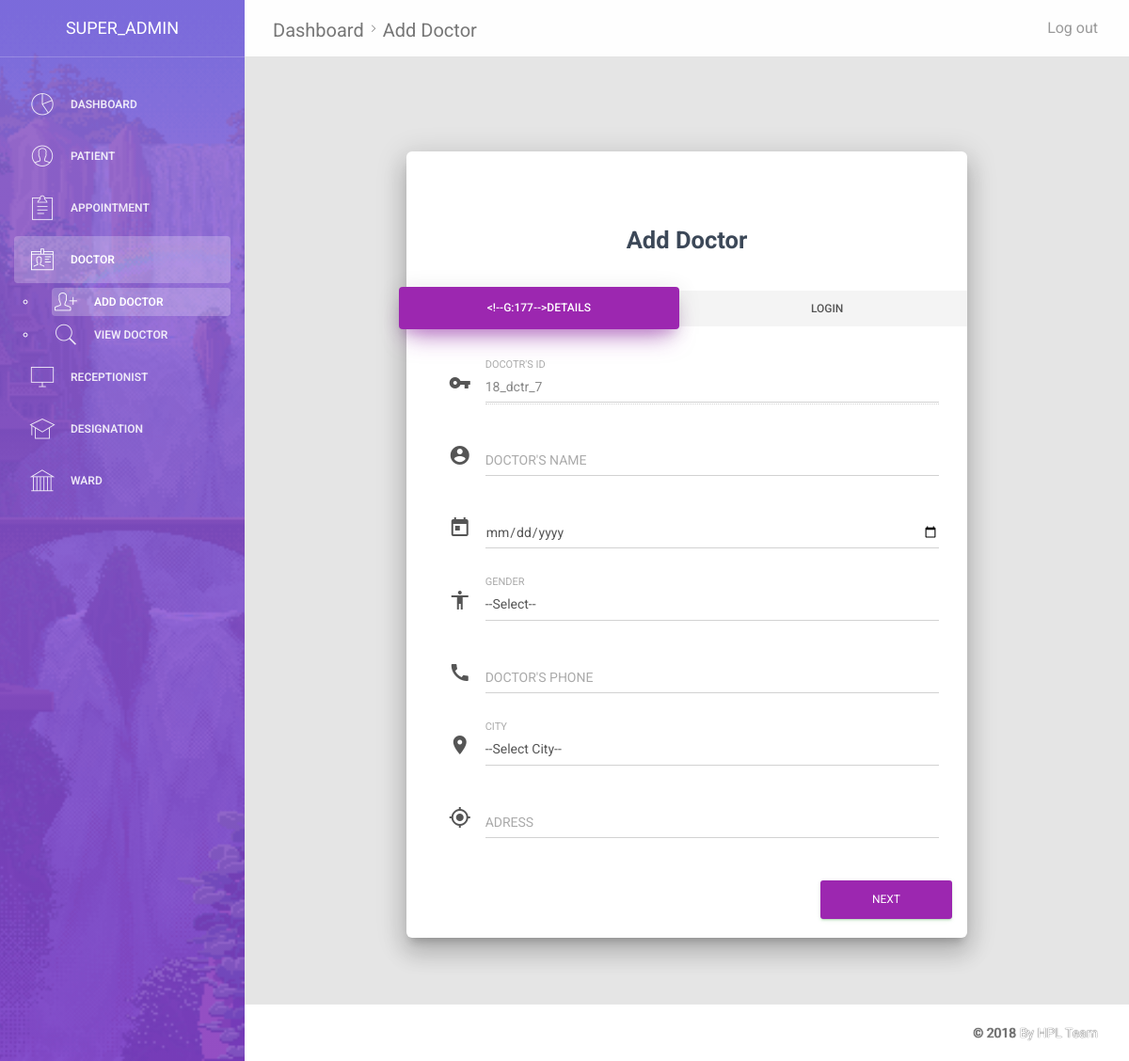
The page /add_doctor.php (signed in) on the database as committed earlier.
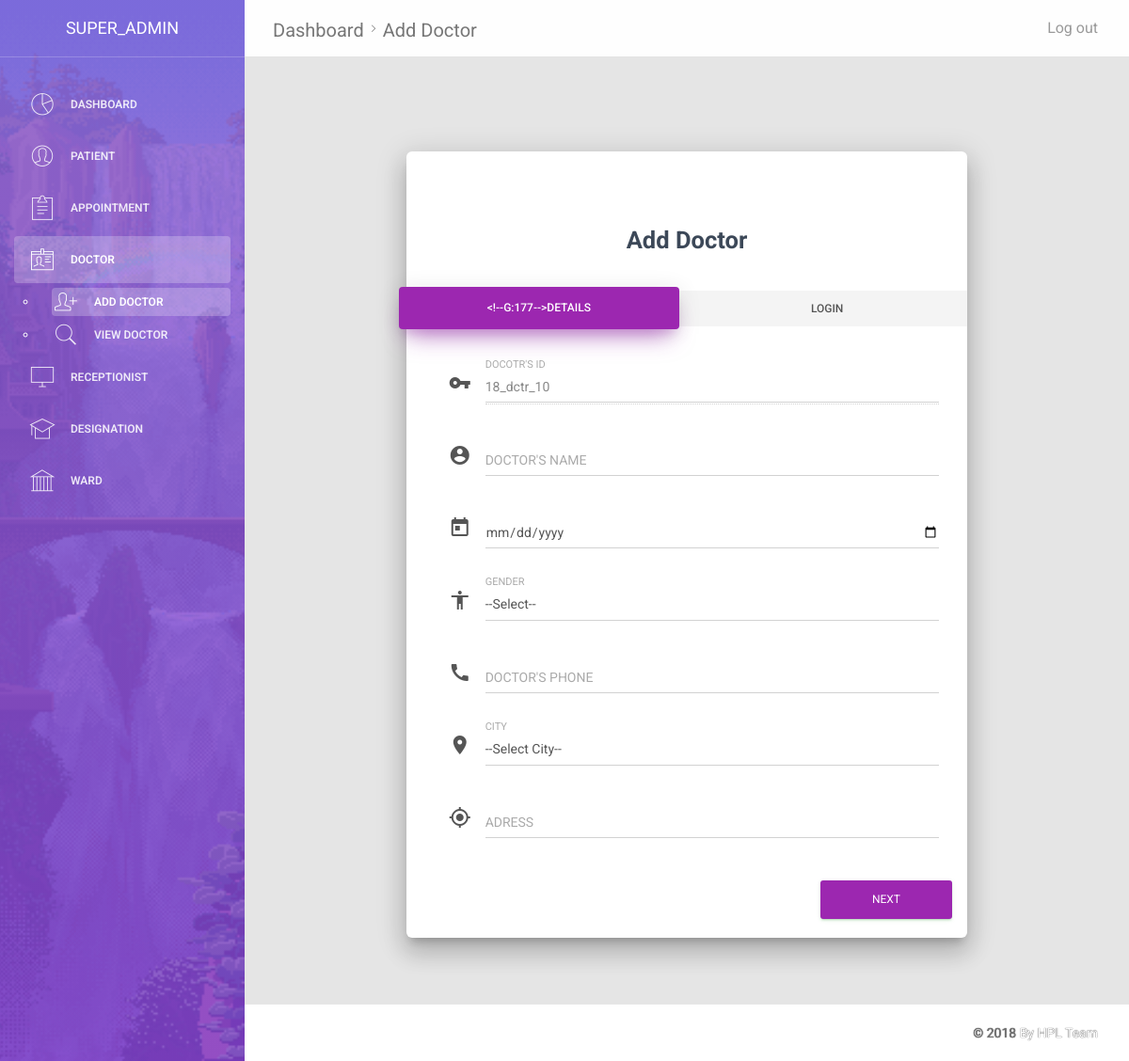
The same page on the database as committed later.
### tables this page shows
CREATE TABLE `doctor` (
  `doctor_id` varchar(15) NOT NULL,
  `doctor_name` varchar(30) NOT NULL,
  `doctor_dob` date NOT NULL,
  `doctor_gender` varchar(10) NOT NULL,
  `doctor_phone` varchar(15) NOT NULL,
  `doctor_city` varchar(20) NOT NULL,
  `doctor_address` varchar(100) NOT NULL,
  `doctor_designation` varchar(30) NOT NULL,
  `doctor_email` varchar(50) NOT NULL,
  `doctor_password` varchar(50) NOT NULL,
  `doj` timestamp(6) NOT NULL DEFAULT CURRENT_TIMESTAMP(6)
);

### assets/modules/global_module.php (called while the page is built, shortened)
<?php
function key_engine($for)
{
	include("assets/modules/db_config.php");
	if($for == "patient")
	{
		$key = $for."_id";
		$sql_test = "select $key from $for order by count desc limit 1";
		$result_test = mysqli_query($conn,$sql_test);
		if($result_test)
		{
			$row=mysqli_fetch_row($result_test);
			$data = explode("_",$row[0]);
			$year = $data[0];
			$initial = $data[1];
			$number = $data[2];
			$year_new = date("y");
			$number_new = $number+1;
			$key = $year_new."_".$initial."_".$number_new;
			return $key;
		}
		else
		{
			return ";_;";
		}
	}
	elseif($for == "doctor")
	{
		$key = $for."_id";
		$sql_test = "select $key from $for order by $key desc limit 1";
		$result_test = mysqli_query($conn,$sql_test);
		if($result_test)
		{
			$row=mysqli_fetch_row($result_test);
			$data = explode("_",$row[0]);
			$initial = $data[1];
			$number = $data[2];
			$year_new = date("y");
			$number_new = $number+1;
			$key = $year_new."_".$initial."_".$number_new;
			return $key;
		}
		else
		{
			return ";_;";
		}
    }
}
?>

### add_doctor.php (the view, shortened to what the changed rows need)
<?php
include("assets/modules/global_module.php");
?>
<!doctype html>
<html lang="en">
<head>
    <link href="assets/css/bootstrap.min.css" rel="stylesheet" />
    <link href="assets/css/animate.min.css" rel="stylesheet"/>
    <link href="assets/css/light-bootstrap-dashboard.css?v=1.4.0" rel="stylesheet"/>
    <link href="http://maxcdn.bootstrapcdn.com/font-awesome/4.2.0/css/font-awesome.min.css" rel="stylesheet">
    <link href="assets/css/pe-icon-7-stroke.css" rel="stylesheet" />
    <link href="assets/css/material-bootstrap-wizard.css" rel="stylesheet" />
</head>
<body>
<div class="wrapper">
    <div class="main-panel">
        <div class="container-fluid">
            <div class="row">
                <div class="col-sm-8 col-sm-offset-2">
                    <div class="wizard-container">
                        <div class="card wizard-card" data-color="purple" id="wizardProfile">
                            <form name="add_patient" method="POST">
                                <div class="tab-content">
                                    <div class="tab-pane" id="about">
                                        <div class="container-fluid">
                                            <div class="input-group">
                                                <div class="form-group label-floating">
                                                    <label class="control-label">Docotr's Id</label>
                                                    <input type="text" name="docotr_id" value="<?php echo key_engine("doctor"); ?>" class="form-control" disabled>
                                                </div>
                                            </div>
                                        </div>
                                    </div>
                                </div>
                            </form>
                        </div>
                    </div>
                </div>
            </div>
        </div>
    </div>
</div>
</body>
</html>

Rows that differ between the two databases and show on the page:
removed doctor: docotr_id "18_dctr_7"
added doctor: docotr_id "18_dctr_10"
